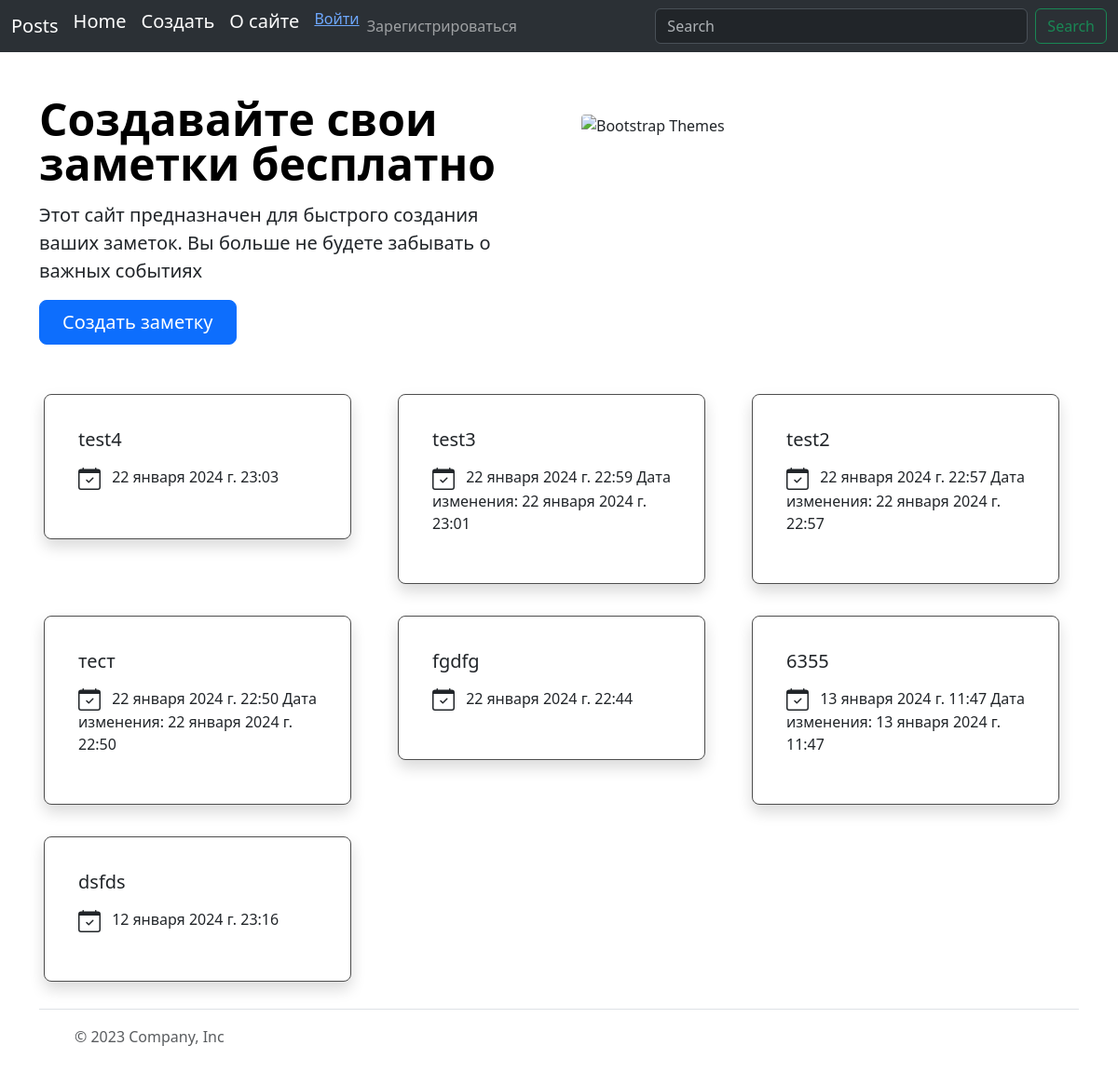
The page / on the database its author committed.
### posts/models.py (models this page shows)
class Note(models.Model):
    uuid = models.UUIDField(primary_key=True, default=uuid.uuid4, editable=False)
    title = models.CharField(max_length=255)
    content = models.TextField()
    created_at = models.DateTimeField(auto_now_add=True)
    mod_time = models.DateTimeField(null=True, default=None)
    image = models.ImageField(upload_to=upload_to, null=True)  # TODO: ImageField
    user = models.ForeignKey(get_user_model(), on_delete=models.CASCADE)
    objects = models.Manager()  # Он подключается к базе.
    class Meta:
        ordering = ['-created_at']  # Дефис это означает DESC сортировку (обратную).

### posts/views.py (the view)
# urls.py: path("", views.home_page_view, name="home"),  # Добавим главную страницу.
def home_page_view(request: HttpRequest):
    context: dict = {
        "notes": Note.objects.all()
    }
    print(request.user)
    return render(request, "home.html", context)

### templates/home.html (shortened to what this page needs)
{% extends 'base.html' %}
{% load static %}
{% block links %}
    <link rel="stylesheet" href="{% static 'css/main.css' %}">
{% endblock %}
{% block content %}
    <div class="container">
        {% include 'welcome.html' %}
        {% include 'posts-list.html' %}
    </div>
{% endblock %}

### templates/posts-list.html (shortened to what this page needs)
<div class="row row-cols-1 row-cols-md-3 g-4">
    {% for note in notes %}
      <div class="col">
        <div class="card shadow">
          <div class="card-body">
            <h5 class="card-title">
                <a class="text-dark text-decoration-none" href="{% url 'show-note' note.uuid %}">{{ note.title }}</a>
            </h5>
            <p class="card-text my-3">
                {{ note.created_at }}
                {% if note.mod_time != NULL%}
                Дата изменения:
                {{ note.mod_time }}
                {% endif %}
            </p>
          </div>
        </div>
      </div>
    {% endfor %}
</div>

### static/css/main.css (style rules this page uses)
.card { padding: 20px; margin: 5px; border-radius: 8px; border: #4e4e4e solid 1px; width: 330px; }

### rows shown on the page
Note: title "test4", created_at "22 января 2024 г. 23:03"
Note: title "test3", created_at "22 января 2024 г. 22:59", mod_time "22 января 2024 г. 23:01"
Note: title "test2", created_at "22 января 2024 г. 22:57", mod_time "22 января 2024 г. 22:57"
Note: title "тест", created_at "22 января 2024 г. 22:50", mod_time "22 января 2024 г. 22:50"
Note: title "fgdfg", created_at "22 января 2024 г. 22:44"
Note: title "6355", created_at "13 января 2024 г. 11:47", mod_time "13 января 2024 г. 11:47"
Note: title "dsfds", created_at "12 января 2024 г. 23:16"
